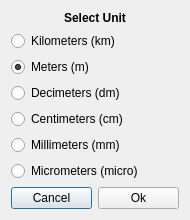
<?xml version="1.0" encoding="UTF-8"?>
<ui version="4.0">
 <class>UnitDialog</class>
 <widget class="QDialog" name="UnitDialog">
  <property name="geometry">
   <rect>
    <x>0</x>
    <y>0</y>
    <width>190</width>
    <height>220</height>
   </rect>
  </property>
  <property name="minimumSize">
   <size>
    <width>190</width>
    <height>220</height>
   </size>
  </property>
  <property name="maximumSize">
   <size>
    <width>190</width>
    <height>220</height>
   </size>
  </property>
  <property name="windowTitle">
   <string>Units</string>
  </property>
  <layout class="QVBoxLayout" name="verticalLayout_3">
   <item>
    <layout class="QVBoxLayout" name="verticalLayout_2">
     <item>
      <widget class="QLabel" name="SelectUnit">
       <property name="text">
        <string>&lt;b&gt;Select Unit&lt;/b&gt;</string>
       </property>
       <property name="alignment">
        <set>Qt::AlignCenter</set>
       </property>
       <property name="buddy">
        <cstring>KM</cstring>
       </property>
      </widget>
     </item>
     <item>
      <layout class="QVBoxLayout" name="verticalLayout">
       <item>
        <widget class="QRadioButton" name="KM">
         <property name="text">
          <string>Kilometers (km)</string>
         </property>
        </widget>
       </item>
       <item>
        <widget class="QRadioButton" name="M">
         <property name="text">
          <string>Meters (m)</string>
         </property>
         <property name="checked">
          <bool>true</bool>
         </property>
        </widget>
       </item>
       <item>
        <widget class="QRadioButton" name="DM">
         <property name="text">
          <string>Decimeters (dm)</string>
         </property>
        </widget>
       </item>
       <item>
        <widget class="QRadioButton" name="CM">
         <property name="text">
          <string>Centimeters (cm)</string>
         </property>
        </widget>
       </item>
       <item>
        <widget class="QRadioButton" name="MM">
         <property name="text">
          <string>Millimeters (mm)</string>
         </property>
        </widget>
       </item>
       <item>
        <widget class="QRadioButton" name="micro">
         <property name="text">
          <string>Micrometers (micro)</string>
         </property>
        </widget>
       </item>
      </layout>
     </item>
    </layout>
   </item>
   <item>
    <layout class="QHBoxLayout" name="horizontalLayout">
     <item>
      <widget class="QPushButton" name="Cancel">
       <property name="text">
        <string>Cancel</string>
       </property>
      </widget>
     </item>
     <item>
      <widget class="QPushButton" name="Ok">
       <property name="text">
        <string>Ok</string>
       </property>
      </widget>
     </item>
    </layout>
   </item>
  </layout>
 </widget>
 <resources/>
 <connections/>
</ui>
